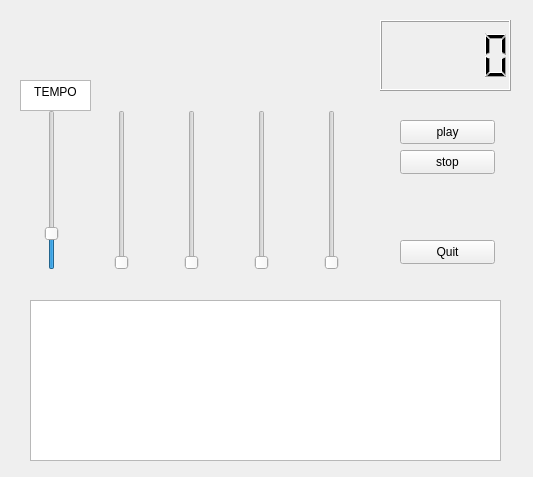
<?xml version="1.0" encoding="UTF-8"?>
<ui version="4.0">
 <class>Form</class>
 <widget class="QWidget" name="Form">
  <property name="geometry">
   <rect>
    <x>0</x>
    <y>0</y>
    <width>533</width>
    <height>477</height>
   </rect>
  </property>
  <property name="windowTitle">
   <string>Form</string>
  </property>
  <widget class="QSlider" name="verticalSlider_5">
   <property name="geometry">
    <rect>
     <x>180</x>
     <y>110</y>
     <width>23</width>
     <height>160</height>
    </rect>
   </property>
   <property name="maximum">
    <number>100</number>
   </property>
   <property name="singleStep">
    <number>1</number>
   </property>
   <property name="pageStep">
    <number>1</number>
   </property>
   <property name="orientation">
    <enum>Qt::Vertical</enum>
   </property>
  </widget>
  <widget class="QPushButton" name="pushButton_3">
   <property name="geometry">
    <rect>
     <x>400</x>
     <y>240</y>
     <width>95</width>
     <height>24</height>
    </rect>
   </property>
   <property name="cursor">
    <cursorShape>PointingHandCursor</cursorShape>
   </property>
   <property name="text">
    <string>Quit</string>
   </property>
   <property name="autoDefault">
    <bool>false</bool>
   </property>
   <property name="default">
    <bool>false</bool>
   </property>
  </widget>
  <widget class="QSlider" name="verticalSlider_6">
   <property name="geometry">
    <rect>
     <x>320</x>
     <y>110</y>
     <width>23</width>
     <height>160</height>
    </rect>
   </property>
   <property name="maximum">
    <number>100</number>
   </property>
   <property name="singleStep">
    <number>1</number>
   </property>
   <property name="pageStep">
    <number>1</number>
   </property>
   <property name="orientation">
    <enum>Qt::Vertical</enum>
   </property>
  </widget>
  <widget class="QSlider" name="verticalSlider_2">
   <property name="geometry">
    <rect>
     <x>110</x>
     <y>110</y>
     <width>23</width>
     <height>160</height>
    </rect>
   </property>
   <property name="maximum">
    <number>100</number>
   </property>
   <property name="singleStep">
    <number>1</number>
   </property>
   <property name="pageStep">
    <number>1</number>
   </property>
   <property name="orientation">
    <enum>Qt::Vertical</enum>
   </property>
  </widget>
  <widget class="QPushButton" name="pushButton">
   <property name="geometry">
    <rect>
     <x>400</x>
     <y>120</y>
     <width>95</width>
     <height>24</height>
    </rect>
   </property>
   <property name="text">
    <string>play</string>
   </property>
  </widget>
  <widget class="QPushButton" name="pushButton_2">
   <property name="geometry">
    <rect>
     <x>400</x>
     <y>150</y>
     <width>95</width>
     <height>24</height>
    </rect>
   </property>
   <property name="text">
    <string>stop</string>
   </property>
  </widget>
  <widget class="QSlider" name="verticalSlider_7">
   <property name="geometry">
    <rect>
     <x>250</x>
     <y>110</y>
     <width>23</width>
     <height>160</height>
    </rect>
   </property>
   <property name="maximum">
    <number>100</number>
   </property>
   <property name="singleStep">
    <number>1</number>
   </property>
   <property name="pageStep">
    <number>1</number>
   </property>
   <property name="orientation">
    <enum>Qt::Vertical</enum>
   </property>
  </widget>
  <widget class="QTextEdit" name="textEdit">
   <property name="geometry">
    <rect>
     <x>20</x>
     <y>80</y>
     <width>71</width>
     <height>31</height>
    </rect>
   </property>
   <property name="html">
    <string>&lt;!DOCTYPE HTML PUBLIC &quot;-//W3C//DTD HTML 4.0//EN&quot; &quot;http://www.w3.org/TR/REC-html40/strict.dtd&quot;&gt;
&lt;html&gt;&lt;head&gt;&lt;meta name=&quot;qrichtext&quot; content=&quot;1&quot; /&gt;&lt;style type=&quot;text/css&quot;&gt;
p, li { white-space: pre-wrap; }
&lt;/style&gt;&lt;/head&gt;&lt;body style=&quot; font-family:'Sans Serif'; font-size:9pt; font-weight:400; font-style:normal;&quot;&gt;
&lt;p align=&quot;center&quot; style=&quot; margin-top:0px; margin-bottom:0px; margin-left:0px; margin-right:0px; -qt-block-indent:0; text-indent:0px;&quot;&gt;TEMPO&lt;/p&gt;&lt;/body&gt;&lt;/html&gt;</string>
   </property>
  </widget>
  <widget class="QTextBrowser" name="textBrowser">
   <property name="geometry">
    <rect>
     <x>30</x>
     <y>300</y>
     <width>471</width>
     <height>161</height>
    </rect>
   </property>
   <property name="html">
    <string>&lt;!DOCTYPE HTML PUBLIC &quot;-//W3C//DTD HTML 4.0//EN&quot; &quot;http://www.w3.org/TR/REC-html40/strict.dtd&quot;&gt;
&lt;html&gt;&lt;head&gt;&lt;meta name=&quot;qrichtext&quot; content=&quot;1&quot; /&gt;&lt;style type=&quot;text/css&quot;&gt;
p, li { white-space: pre-wrap; }
&lt;/style&gt;&lt;/head&gt;&lt;body style=&quot; font-family:'Sans Serif'; font-size:9pt; font-weight:400; font-style:normal;&quot;&gt;
&lt;p style=&quot;-qt-paragraph-type:empty; margin-top:0px; margin-bottom:0px; margin-left:0px; margin-right:0px; -qt-block-indent:0; text-indent:0px;&quot;&gt;&lt;br /&gt;&lt;/p&gt;&lt;/body&gt;&lt;/html&gt;</string>
   </property>
  </widget>
  <widget class="QSlider" name="verticalSlider">
   <property name="geometry">
    <rect>
     <x>40</x>
     <y>110</y>
     <width>23</width>
     <height>160</height>
    </rect>
   </property>
   <property name="maximum">
    <number>100</number>
   </property>
   <property name="singleStep">
    <number>1</number>
   </property>
   <property name="pageStep">
    <number>1</number>
   </property>
   <property name="value">
    <number>20</number>
   </property>
   <property name="orientation">
    <enum>Qt::Vertical</enum>
   </property>
  </widget>
  <widget class="QLCDNumber" name="lcdNumber">
   <property name="geometry">
    <rect>
     <x>380</x>
     <y>20</y>
     <width>131</width>
     <height>71</height>
    </rect>
   </property>
  </widget>
 </widget>
 <resources/>
 <connections>
  <connection>
   <sender>verticalSlider</sender>
   <signal>valueChanged(int)</signal>
   <receiver>verticalSlider</receiver>
   <slot>setValue(int)</slot>
   <hints>
    <hint type="sourcelabel">
     <x>53</x>
     <y>205</y>
    </hint>
    <hint type="destinationlabel">
     <x>58</x>
     <y>193</y>
    </hint>
   </hints>
  </connection>
  <connection>
   <sender>verticalSlider</sender>
   <signal>valueChanged(int)</signal>
   <receiver>lcdNumber</receiver>
   <slot>display(int)</slot>
   <hints>
    <hint type="sourcelabel">
     <x>57</x>
     <y>163</y>
    </hint>
    <hint type="destinationlabel">
     <x>459</x>
     <y>50</y>
    </hint>
   </hints>
  </connection>
 </connections>
 <slots>
  <slot>test1()</slot>
 </slots>
</ui>
